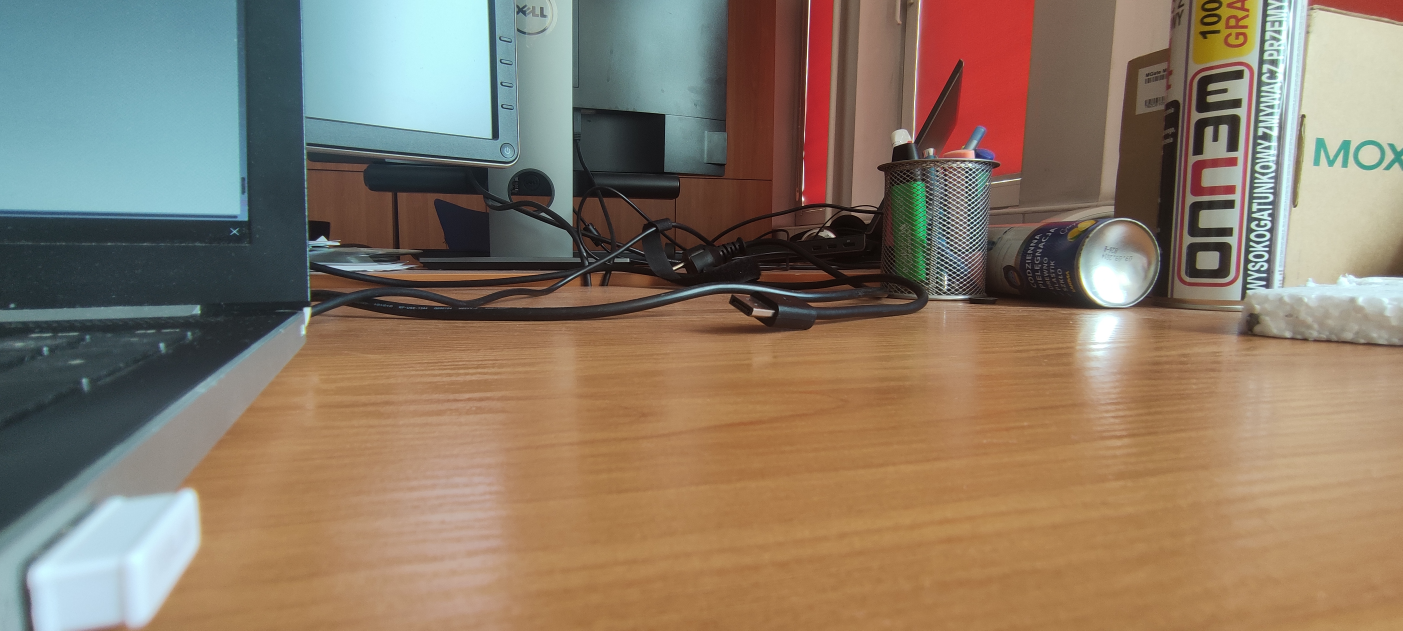
#> input picture playground/photo/para_01.jpg, 4208 x 1892 px (shown at 1/3 size)
$ python module_stalkr.py
#> lines starting #> are read from the running program, lines starting #| are printed output that depends on the picture
import cv2
import numpy as np

import os

# v_name = os.path.join(os.path.abspath(os.path.dirname(__file__)),'../samples/youtube/out_2_15.mp4')
path1 = os.path.join(os.path.abspath(os.path.dirname(__file__)),'./photo/para_01.jpg')
path2 = os.path.join(os.path.abspath(os.path.dirname(__file__)),'./photo/para_02.jpg')
path3 = os.path.join(os.path.abspath(os.path.dirname(__file__)),'./photo/para_03.jpg')

# [10 lines of commented-out code are left out]

image1 = cv2.imread(path1,0)
#> image1: shape (1892, 4208); min 0, max 255, mean 124.9
image2 = cv2.imread(path2,0)
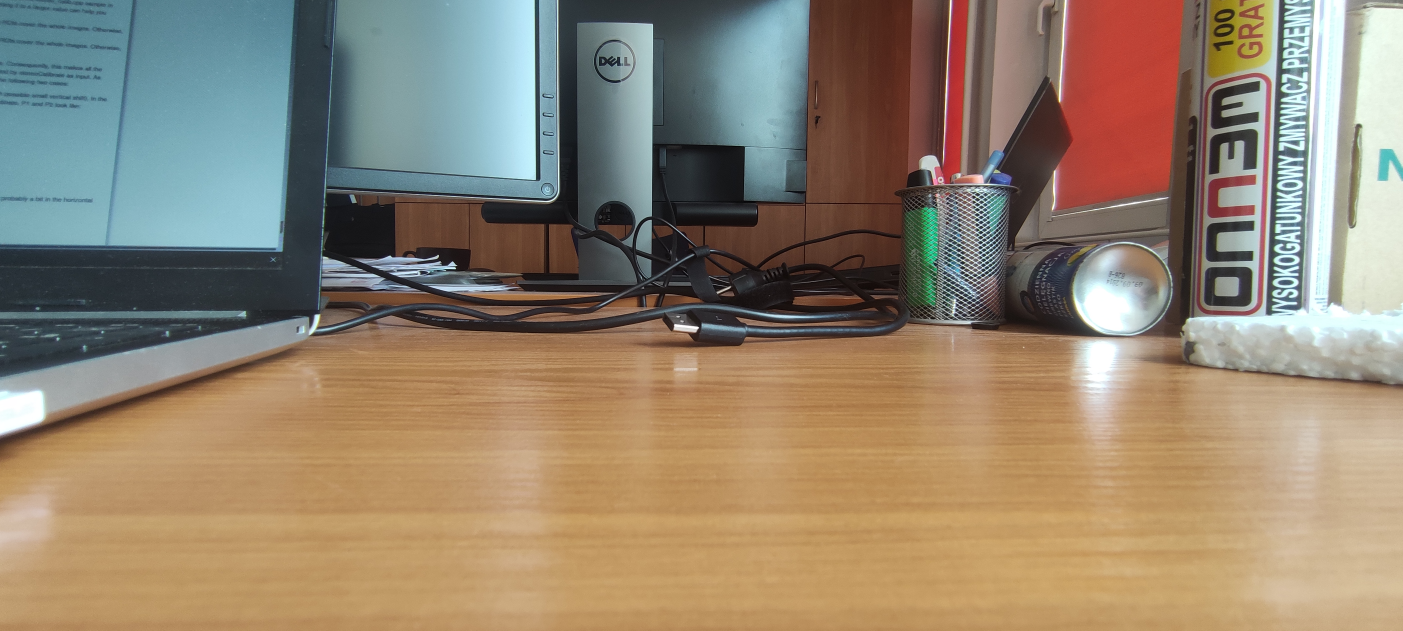
#> input picture playground/photo/para_02.jpg, 4208 x 1892 px (shown at 1/3 size)
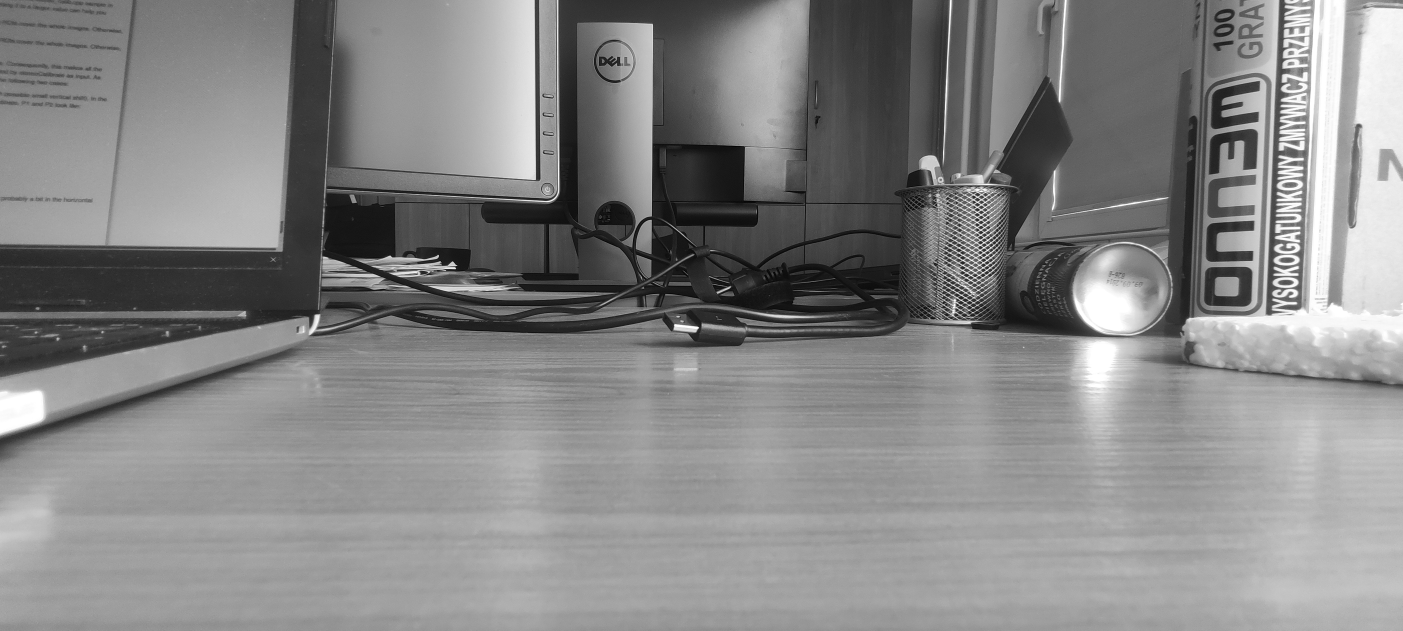
#> image2: shape (1892, 4208) (shown at 1/3 size); min 0, max 255, mean 133.8
image3 = cv2.imread(path3)
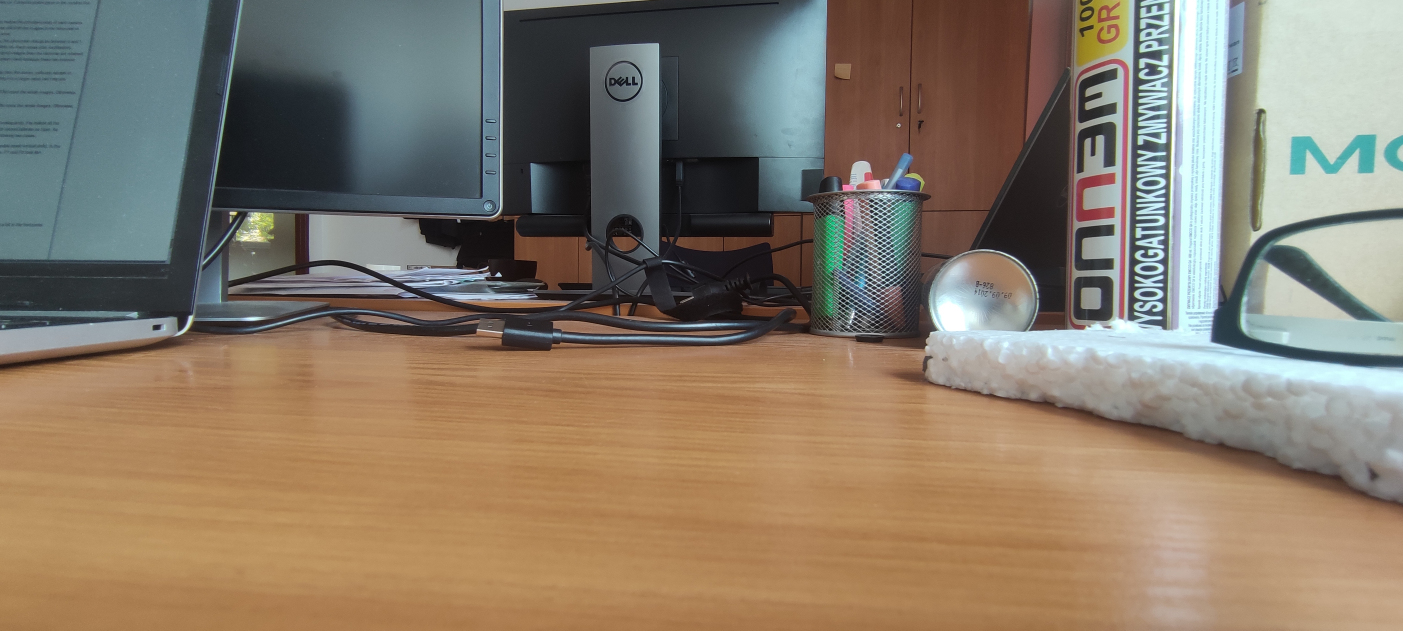
#> input picture playground/photo/para_03.jpg, 4208 x 1892 px (shown at 1/3 size)
#> image3 is the input picture: shape (1892, 4208, 3); mean B, G, R 105.6, 122.5, 135.6

image1m = cv2.resize(image1, (int(image1.shape[1]/4), int(image1.shape[0]/4)))
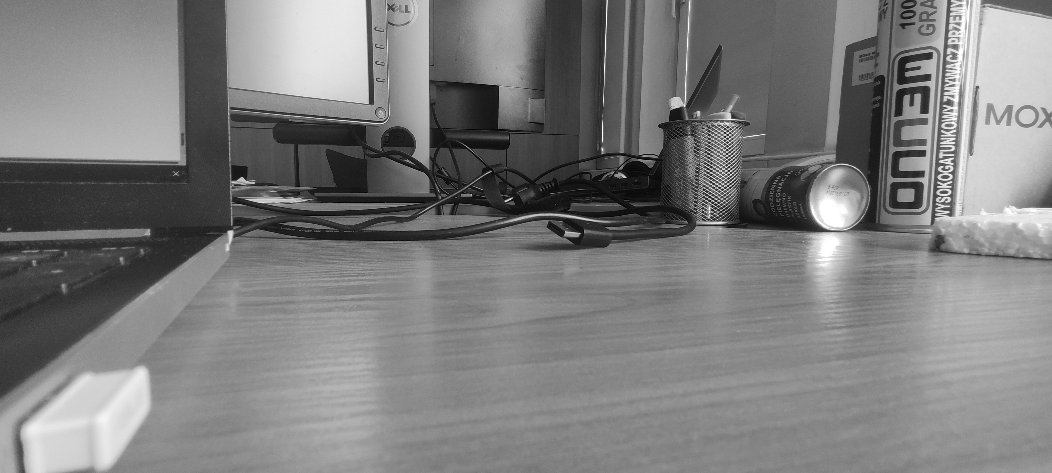
#> image1m: shape (473, 1052); min 0, max 255, mean 125
image2m = cv2.resize(image2, (int(image1.shape[1]/4), int(image2.shape[0]/4)))
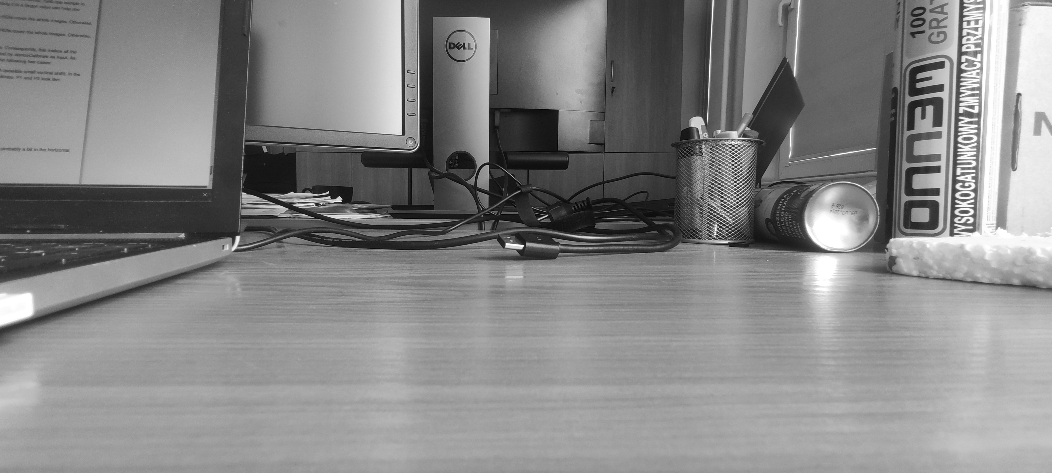
#> image2m: shape (473, 1052); min 1, max 255, mean 134
image3m = cv2.resize(image1, (int(image3.shape[1]/4), int(image3.shape[0]/4)))

# [10 lines of commented-out code are left out]
cv2.waitKey(0)
# cap.release()
cv2.destroyAllWindows()


#> (the run stopped early here; a loop or call above may not have finished)
